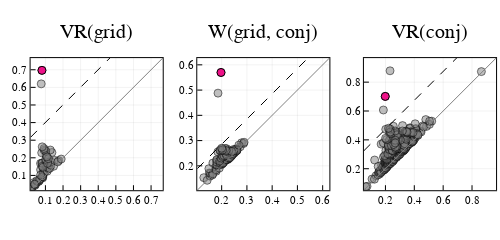

Notebook source saved alongside this figure:
### Markdown cell above
### Analogous pair via Witness bar 137

### Code cell
# plot persistence diagrams
witness_bar = 137
p1 = plot_PD(barcode_VR_grid, title = "VR(grid)", highlight = analogous_grid[witness_bar]["baseline_bar_extension"], cutoff = grid_cutoff)
p2 = plot_PD(barcode_W_grid_conj, title = "W(grid, conj)", highlight = [witness_bar], cutoff = W_cutoff)
p3 = plot_PD(barcode_VR_conj, title = "VR(conj)", highlight = analogous_conj[witness_bar]["baseline_bar_extension"], cutoff = conj_cutoff)
plot(p1, p2, p3, layout = grid(1,3), size = (500, 200))

### Figure 1 — Plotly figure (JSON) as saved in the notebook; plotly's stock layout.template omitted (floating-point values rounded to 4 significant figures; data arrays with more than 128 entries replaced by an {"elided": "..."} marker saying what was removed)
{"data": [{"colorbar": {"title": ""}, "legendgroup": "", "marker": {"color": "rgba(128, 128, 128, 0.500)", "line": {"color": "rgba(0, 0, 0, 0.500)", "width": 1}, "size": 8, "symbol": "circle"}, "mode": "markers", "name": "", "showlegend": false, "type": "scatter", "x": [0.01981, 0.02444, 0.02733, 0.08398, 0.1207, 0.1463, 0.1747, 0.02019, 0.03437, 0.04093, 0.04422, 0.05435, 0.06079, 0.06381, 0.06567, 0.06756, 0.07071, 0.07224, 0.07246, 0.08017, 0.08186, 0.08304, 0.08572, 0.08675, 0.08759, 0.09118, 0.09888, 0.1027, 0.1041, 0.1103, 0.1103, 0.1177, 0.1242, 0.1313, 0.1314, 0.1369, 0.153, 0.1697, 0.1896, 0.03988, 0.05076, 0.07885, 0.08133, 0.08196, 0.08607, 0.1021, 0.104, 0.1118, 0.1173, 0.1277, 0.03763, 0.07234, 0.1016, 0.1084, 0.09273, 0.09194, 0.0818, 0.07606, 0.08024], "xaxis": "x1", "y": [0.02292, 0.03559, 0.03649, 0.0854, 0.1449, 0.1517, 0.184, 0.02465, 0.05945, 0.04319, 0.04973, 0.06515, 0.0651, 0.06801, 0.07597, 0.07519, 0.08105, 0.1681, 0.132, 0.1704, 0.1692, 0.09293, 0.09209, 0.122, 0.1061, 0.116, 0.1232, 0.1798, 0.155, 0.1486, 0.124, 0.139, 0.1401, 0.1765, 0.1578, 0.23, 0.1852, 0.1768, 0.1929, 0.04894, 0.07014, 0.2284, 0.09214, 0.1522, 0.1461, 0.1905, 0.2156, 0.1686, 0.1947, 0.2442, 0.05023, 0.1014, 0.2394, 0.2056, 0.2437, 0.2527, 0.2622, 0.6198, 0.6965], "yaxis": "y1", "zmax": null, "zmin": null}, {"colorbar": {"title": ""}, "legendgroup": "", "line": {"color": "rgba(128, 128, 128, 1.000)", "dash": "solid", "shape": "linear", "width": 1}, "mode": "lines", "name": "", "showlegend": false, "type": "scatter", "x": [0.01585, 0.7662], "xaxis": "x1", "y": [0.01585, 0.7662], "yaxis": "y1", "zmax": null, "zmin": null}, {"colorbar": {"title": ""}, "hoverinfo": "text", "legendgroup": "", "marker": {"color": "rgba(238, 18, 137, 1.000)", "line": {"color": "rgba(0, 0, 0, 1.000)", "width": 1}, "size": 8, "symbol": "circle"}, "mode": "markers", "name": "", "showlegend": false, "text": [59], "type": "scatter", "x": [0.08024], "xaxis": "x1", "y": [0.6965], "yaxis": "y1", "zmax": null, "zmin": null}, {"colorbar": {"title": ""}, "hoverinfo": "none", "legendgroup": "", "line": {"color": "rgba(0, 0, 0, 1.000)", "dash": "dash", "shape": "linear", "width": 1}, "mode": "lines", "name": "", "showlegend": false, "type": "scatter", "x": [0.01585, 0.02318, 0.09093, 0.1317, 0.1661, 0.2035, 0.2379, 0.2749, 0.3177, 0.3558, 0.3892, 0.4255, 0.4622, 0.5026, 0.5411, 0.5812, 0.6149, 0.656, 0.6947, 0.7566, 0.7662], "xaxis": "x1", "y": [0.3166, 0.3239, 0.3916, 0.4324, 0.4668, 0.5042, 0.5387, 0.5756, 0.6185, 0.6565, 0.6899, 0.7263, 0.7629, 0.8033, 0.8418, 0.8819, 0.9156, 0.9567, 0.9954, 1.057, 1.067], "yaxis": "y1", "zmax": null, "zmin": null}, {"colorbar": {"title": ""}, "legendgroup": "", "marker": {"color": "rgba(128, 128, 128, 0.500)", "line": {"color": "rgba(0, 0, 0, 0.500)", "width": 1}, "size": 8, "symbol": "circle"}, "mode": "markers", "name": "", "showlegend": false, "type": "scatter", "x": {"elided": "137 float values"}, "xaxis": "x2", "y": {"elided": "137 float values"}, "yaxis": "y2", "zmax": null, "zmin": null}, {"colorbar": {"title": ""}, "legendgroup": "", "line": {"color": "rgba(128, 128, 128, 1.000)", "dash": "solid", "shape": "linear", "width": 1}, "mode": "lines", "name": "", "showlegend": false, "type": "scatter", "x": [0.1034, 0.6267], "xaxis": "x2", "y": [0.1034, 0.6267], "yaxis": "y2", "zmax": null, "zmin": null}, {"colorbar": {"title": ""}, "hoverinfo": "text", "legendgroup": "", "marker": {"color": "rgba(238, 18, 137, 1.000)", "line": {"color": "rgba(0, 0, 0, 1.000)", "width": 1}, "size": 8, "symbol": "circle"}, "mode": "markers", "name": "", "showlegend": false, "text": [137], "type": "scatter", "x": [0.1974], "xaxis": "x2", "y": [0.5697], "yaxis": "y2", "zmax": null, "zmin": null}, {"colorbar": {"title": ""}, "hoverinfo": "none", "legendgroup": "", "line": {"color": "rgba(0, 0, 0, 1.000)", "dash": "dash", "shape": "linear", "width": 1}, "mode": "lines", "name": "", "showlegend": false, "type": "scatter", "x": [0.1034, 0.1085, 0.1558, 0.1841, 0.2082, 0.2342, 0.2583, 0.2841, 0.3139, 0.3405, 0.3637, 0.3891, 0.4146, 0.4429, 0.4697, 0.4976, 0.5211, 0.5498, 0.5768, 0.62, 0.6267], "xaxis": "x2", "y": [0.1885, 0.1937, 0.2409, 0.2693, 0.2933, 0.3194, 0.3434, 0.3692, 0.3991, 0.4256, 0.4489, 0.4743, 0.4998, 0.528, 0.5549, 0.5828, 0.6063, 0.635, 0.662, 0.7052, 0.7118], "yaxis": "y2", "zmax": null, "zmin": null}, {"colorbar": {"title": ""}, "legendgroup": "", "marker": {"color": "rgba(128, 128, 128, 0.500)", "line": {"color": "rgba(0, 0, 0, 0.500)", "width": 1}, "size": 8, "symbol": "circle"}, "mode": "markers", "name": "", "showlegend": false, "type": "scatter", "x": {"elided": "437 float values"}, "xaxis": "x3", "y": {"elided": "437 float values"}, "yaxis": "y3", "zmax": null, "zmin": null}, {"colorbar": {"title": ""}, "legendgroup": "", "line": {"color": "rgba(128, 128, 128, 1.000)", "dash": "solid", "shape": "linear", "width": 1}, "mode": "lines", "name": "", "showlegend": false, "type": "scatter", "x": [0.05093, 0.9666], "xaxis": "x3", "y": [0.05093, 0.9666], "yaxis": "y3", "zmax": null, "zmin": null}, {"colorbar": {"title": ""}, "hoverinfo": "text", "legendgroup": "", "marker": {"color": "rgba(238, 18, 137, 1.000)", "line": {"color": "rgba(0, 0, 0, 1.000)", "width": 1}, "size": 8, "symbol": "circle"}, "mode": "markers", "name": "", "showlegend": false, "text": [437], "type": "scatter", "x": [0.1987], "xaxis": "x3", "y": [0.7013], "yaxis": "y3", "zmax": null, "zmin": null}, {"colorbar": {"title": ""}, "hoverinfo": "none", "legendgroup": "", "line": {"color": "rgba(0, 0, 0, 1.000)", "dash": "dash", "shape": "linear", "width": 1}, "mode": "lines", "name": "", "showlegend": false, "type": "scatter", "x": [0.05093, 0.05987, 0.1426, 0.1923, 0.2343, 0.2799, 0.322, 0.3671, 0.4193, 0.4658, 0.5065, 0.5509, 0.5956, 0.645, 0.692, 0.7408, 0.782, 0.8322, 0.8794, 0.955, 0.9666], "xaxis": "x3", "y": [0.325, 0.3339, 0.4166, 0.4663, 0.5083, 0.554, 0.596, 0.6411, 0.6934, 0.7398, 0.7806, 0.825, 0.8696, 0.919, 0.966, 1.015, 1.056, 1.106, 1.153, 1.229, 1.241], "yaxis": "y3", "zmax": null, "zmin": null}], "layout": {"annotations": [{"font": {"color": "rgba(0, 0, 0, 1.000)", "family": "sans-serif", "size": 20}, "rotation": 0, "showarrow": false, "text": "VR(grid)", "x": 0.1933, "xanchor": "center", "xref": "paper", "y": 1, "yanchor": "top", "yref": "paper"}, {"font": {"color": "rgba(0, 0, 0, 1.000)", "family": "sans-serif", "size": 20}, "rotation": 0, "showarrow": false, "text": "W(grid, conj)", "x": 0.5267, "xanchor": "center", "xref": "paper", "y": 1, "yanchor": "top", "yref": "paper"}, {"font": {"color": "rgba(0, 0, 0, 1.000)", "family": "sans-serif", "size": 20}, "rotation": 0, "showarrow": false, "text": "VR(conj)", "x": 0.86, "xanchor": "center", "xref": "paper", "y": 1, "yanchor": "top", "yref": "paper"}], "height": 200, "legend": {"bgcolor": "rgba(255, 255, 255, 1.000)", "bordercolor": "rgba(0, 0, 0, 1.000)", "font": {"color": "rgba(0, 0, 0, 1.000)", "family": "sans-serif", "size": 11}, "tracegroupgap": 0, "x": 1, "y": 0}, "margin": {"b": 20, "l": 0, "r": 0, "t": 20}, "paper_bgcolor": "rgba(255, 255, 255, 1.000)", "plot_bgcolor": "rgba(255, 255, 255, 1.000)", "showlegend": true, "width": 500, "xaxis1": {"anchor": "y1", "domain": [0.06121, 0.3255], "gridcolor": "rgba(0, 0, 0, 0.100)", "gridwidth": 0.5, "linecolor": "rgba(0, 0, 0, 1.000)", "mirror": true, "range": [0.01585, 0.7662], "showgrid": true, "showline": true, "showticklabels": true, "tickangle": 0, "tickcolor": "rgb(0, 0, 0)", "tickfont": {"color": "rgba(0, 0, 0, 1.000)", "family": "sans-serif", "size": 11}, "tickmode": "array", "ticks": "inside", "ticktext": ["0.1", "0.2", "0.3", "0.4", "0.5", "0.6", "0.7"], "tickvals": [0.1, 0.2, 0.3, 0.4, 0.5, 0.6, 0.7], "title": "", "titlefont": {"color": "rgba(0, 0, 0, 1.000)", "family": "sans-serif", "size": 15}, "type": "-", "visible": true, "zeroline": false, "zerolinecolor": "rgba(0, 0, 0, 1.000)"}, "xaxis2": {"anchor": "y2", "domain": [0.3945, 0.6588], "gridcolor": "rgba(0, 0, 0, 0.100)", "gridwidth": 0.5, "linecolor": "rgba(0, 0, 0, 1.000)", "mirror": true, "range": [0.1034, 0.6267], "showgrid": true, "showline": true, "showticklabels": true, "tickangle": 0, "tickcolor": "rgb(0, 0, 0)", "tickfont": {"color": "rgba(0, 0, 0, 1.000)", "family": "sans-serif", "size": 11}, "tickmode": "array", "ticks": "inside", "ticktext": ["0.2", "0.3", "0.4", "0.5", "0.6"], "tickvals": [0.2, 0.3, 0.4, 0.5, 0.6], "title": "", "titlefont": {"color": "rgba(0, 0, 0, 1.000)", "family": "sans-serif", "size": 15}, "type": "-", "visible": true, "zeroline": false, "zerolinecolor": "rgba(0, 0, 0, 1.000)"}, "xaxis3": {"anchor": "y3", "domain": [0.7279, 0.9921], "gridcolor": "rgba(0, 0, 0, 0.100)", "gridwidth": 0.5, "linecolor": "rgba(0, 0, 0, 1.000)", "mirror": true, "range": [0.05093, 0.9666], "showgrid": true, "showline": true, "showticklabels": true, "tickangle": 0, "tickcolor": "rgb(0, 0, 0)", "tickfont": {"color": "rgba(0, 0, 0, 1.000)", "family": "sans-serif", "size": 11}, "tickmode": "array", "ticks": "inside", "ticktext": ["0.2", "0.4", "0.6", "0.8"], "tickvals": [0.2, 0.4, 0.6, 0.8], "title": "", "titlefont": {"color": "rgba(0, 0, 0, 1.000)", "family": "sans-serif", "size": 15}, "type": "-", "visible": true, "zeroline": false, "zerolinecolor": "rgba(0, 0, 0, 1.000)"}, "yaxis1": {"anchor": "x1", "domain": [0.1489, 0.8095], "gridcolor": "rgba(0, 0, 0, 0.100)", "gridwidth": 0.5, "linecolor": "rgba(0, 0, 0, 1.000)", "mirror": true, "range": [0.01585, 0.7662], "showgrid": true, "showline": true, "showticklabels": true, "tickangle": 0, "tickcolor": "rgb(0, 0, 0)", "tickfont": {"color": "rgba(0, 0, 0, 1.000)", "family": "sans-serif", "size": 11}, "tickmode": "array", "ticks": "inside", "ticktext": ["0.1", "0.2", "0.3", "0.4", "0.5", "0.6", "0.7"], "tickvals": [0.1, 0.2, 0.3, 0.4, 0.5, 0.6, 0.7], "title": "", "titlefont": {"color": "rgba(0, 0, 0, 1.000)", "family": "sans-serif", "size": 15}, "type": "-", "visible": true, "zeroline": false, "zerolinecolor": "rgba(0, 0, 0, 1.000)"}, "yaxis2": {"anchor": "x2", "domain": [0.1489, 0.8095], "gridcolor": "rgba(0, 0, 0, 0.100)", "gridwidth": 0.5, "linecolor": "rgba(0, 0, 0, 1.000)", "mirror": true, "range": [0.1034, 0.6267], "showgrid": true, "showline": true, "showticklabels": true, "tickangle": 0, "tickcolor": "rgb(0, 0, 0)", "tickfont": {"color": "rgba(0, 0, 0, 1.000)", "family": "sans-serif", "size": 11}, "tickmode": "array", "ticks": "inside", "ticktext": ["0.2", "0.3", "0.4", "0.5", "0.6"], "tickvals": [0.2, 0.3, 0.4, 0.5, 0.6], "title": "", "titlefont": {"color": "rgba(0, 0, 0, 1.000)", "family": "sans-serif", "size": 15}, "type": "-", "visible": true, "zeroline": false, "zerolinecolor": "rgba(0, 0, 0, 1.000)"}, "yaxis3": {"anchor": "x3", "domain": [0.1489, 0.8095], "gridcolor": "rgba(0, 0, 0, 0.100)", "gridwidth": 0.5, "linecolor": "rgba(0, 0, 0, 1.000)", "mirror": true, "range": [0.05093, 0.9666], "showgrid": true, "showline": true, "showticklabels": true, "tickangle": 0, "tickcolor": "rgb(0, 0, 0)", "tickfont": {"color": "rgba(0, 0, 0, 1.000)", "family": "sans-serif", "size": 11}, "tickmode": "array", "ticks": "inside", "ticktext": ["0.2", "0.4", "0.6", "0.8"], "tickvals": [0.2, 0.4, 0.6, 0.8], "title": "", "titlefont": {"color": "rgba(0, 0, 0, 1.000)", "family": "sans-serif", "size": 15}, "type": "-", "visible": true, "zeroline": false, "zerolinecolor": "rgba(0, 0, 0, 1.000)"}}}
